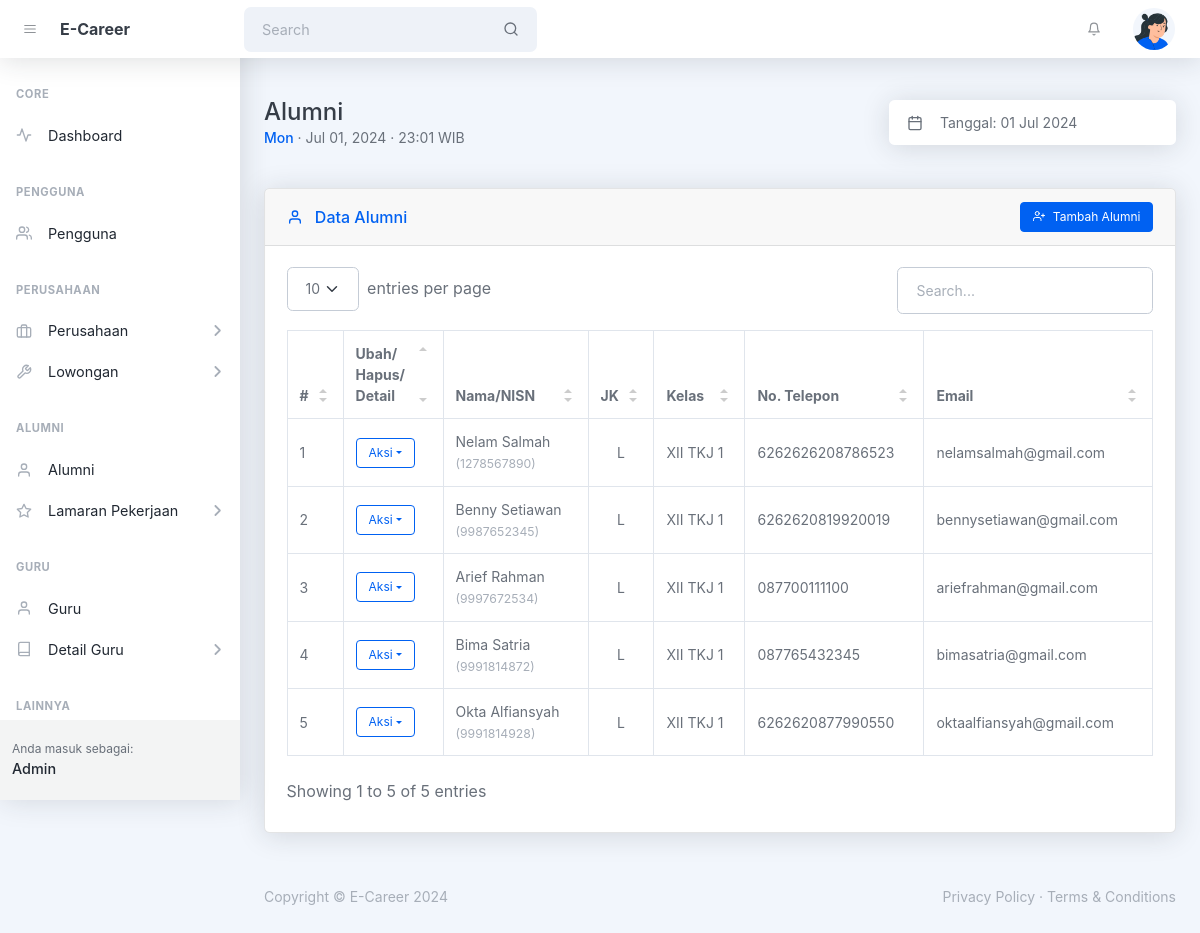
Page /admin/alumni.php (signed in) on the committed database.
### tables this page shows
CREATE TABLE `tbl_alumni` (
  `id` int(10) UNSIGNED NOT NULL,
  `id_pengguna` int(10) UNSIGNED DEFAULT NULL,
  `id_kelas` int(10) UNSIGNED DEFAULT NULL,
  `nisn` varchar(10) NOT NULL,
  `nama_alumni` varchar(128) NOT NULL,
  `jk` enum('l','p') NOT NULL,
  `alamat` varchar(255) NOT NULL,
  `tmp_lahir` varchar(64) NOT NULL,
  `tgl_lahir` date NOT NULL,
  `no_telp` varchar(16) DEFAULT NULL,
  `email` varchar(128) NOT NULL,
  `created_at` timestamp NOT NULL DEFAULT current_timestamp() ON UPDATE current_timestamp(),
  `updated_at` timestamp NULL DEFAULT NULL ON UPDATE current_timestamp()
);

CREATE TABLE `tbl_kelas` (
  `id` int(10) UNSIGNED NOT NULL,
  `id_wali_kelas` int(10) UNSIGNED DEFAULT NULL,
  `nama_kelas` varchar(32) NOT NULL,
  `created_at` timestamp NOT NULL DEFAULT current_timestamp(),
  `updated_at` timestamp NULL DEFAULT NULL ON UPDATE current_timestamp()
);

### helpers/isAccessAllowedHelper.php (called while the page is built, shortened)
<?php
function isAccessAllowed($expected_hak_akses = null): bool {
    include_once '../config/config.php';
    $current_hak_akses = $_SESSION['hak_akses'] ?? null;
    $expected_hak_akses = !is_array($expected_hak_akses)
        ? array($expected_hak_akses)
        : $expected_hak_akses;
    return true;
}
?>

### admin/alumni.php (the view, shortened to what this page needs)
<?php
include '../helpers/isAccessAllowedHelper.php';
if (!isAccessAllowed('admin')) :
  session_destroy();
  echo "<meta http-equiv='refresh' content='0;" . base_url_return('index.php?msg=other_error') . "'>";
else :
  include_once '../config/connection.php';
?>
  <!DOCTYPE html>
  <html lang="en">
  <head>
    <?php include '_partials/head.php' ?>
  </head>
  <body class="nav-fixed">
    <?php include '_partials/topnav.php' ?>
    <div id="layoutSidenav">
      <div id="layoutSidenav_nav">
        <?php include '_partials/sidebar.php' ?>
      </div>
      <div id="layoutSidenav_content">
        <main>
          <div class="container-xl px-4 mt-5">
            <div class="d-flex justify-content-between align-items-sm-center flex-column flex-sm-row mb-4">
              <div class="me-4 mb-3 mb-sm-0">
                <h1 class="mb-0">Alumni</h1>
                <div class="small">
                  <span class="fw-500 text-primary"><?= date('D') ?></span>
                  &middot; <?= date('M d, Y') ?> &middot; <?= date('H:i') ?> WIB
                </div>
              </div>
              <div class="input-group input-group-joined border-0 shadow w-auto">
                <span class="input-group-text"><i data-feather="calendar"></i></span>
                <input class="form-control ps-0 pointer" id="litepickerRangePlugin" value="Tanggal: <?= date('d M Y') ?>" readonly />
              </div>
            </div>
            <div class="card card-header-actions mb-4 mt-5">
              <div class="card-header">
                <div>
                  <i data-feather="user" class="me-2 mt-1"></i>
                  Data Alumni
                </div>
                <button class="btn btn-sm btn-primary toggle_modal_tambah" type="button"><i data-feather="user-plus" class="me-2"></i>Tambah Alumni</button>
              </div>
              <div class="card-body">
                <table id="datatablesSimple">
                  <thead>
                    <tr>
                      <th>#</th>
                        <th>Ubah/<br>Hapus/<br>Detail</th>
                        <th>Nama/NISN</th>
                        <th class="text-center">JK</th>
                        <th>Kelas</th>
                        <th>No. Telepon</th>
                        <th>Email</th>
                    </tr>
                  </thead>
                  <tbody>
                    <?php
                    $no = 1;
                    $query_alumni = mysqli_query($connection,
                      "SELECT
                        a.id AS id_alumni, a.nisn, a.nama_alumni, a.jk, a.alamat, a.tmp_lahir, a.tgl_lahir, a.no_telp, a.email,
                        b.id AS id_kelas, b.nama_kelas,
                        c.id AS id_wali_kelas, c.nama_guru AS nama_wali_kelas,
                        f.id AS id_pengguna, f.username, f.hak_akses
                      FROM tbl_alumni AS a
                      LEFT JOIN tbl_kelas AS b
                        ON b.id = a.id_kelas
                      LEFT JOIN tbl_guru AS c
                        ON c.id = b.id_wali_kelas
                      LEFT JOIN tbl_pengguna AS f
                        ON f.id = a.id_pengguna
                      ORDER BY a.id DESC");
                    while ($alumni = mysqli_fetch_assoc($query_alumni)):
                    ?>
                      <tr>
                        <td><?= $no++ ?></td>
                        <td>
                          <div class="dropdown">
                            <button class="btn btn-sm btn-outline-blue dropdown-toggle" id="dropdownFadeIn" type="button" data-bs-toggle="dropdown" aria-haspopup="true" aria-expanded="false">Aksi</button>
                          </div>
                        </td>
                        <td>
                          <?= htmlspecialchars($alumni['nama_alumni']) ?>
                          <?= "<br><small class='text-muted'>({$alumni['nisn']})</small>" ?>
                        </td>
                        <td><div class="text-center"><?= ucfirst($alumni['jk']) ?></div></td>
                        <td><?= $alumni['nama_kelas'] ?></td>
                        <td><?= $alumni['no_telp'] ?></td>
                        <td><?= $alumni['email'] ?></td>
                      </tr>
                    <?php endwhile ?>
                  </tbody>
                </table>
              </div>
            </div>
          </div>
        </main>
        <?php include '_partials/footer.php' ?>
      </div>
    </div>
  </body>
  </html>
<?php endif ?>

### rows in the picture
tbl_alumni: nama_alumni "Nelam Salmah", nisn "1278567890", jk "L", id_kelas.nama_kelas "XII TKJ 1", no_telp "6262626208786523", email "nelamsalmah@gmail.com"
tbl_alumni: nama_alumni "Benny Setiawan", nisn "9987652345", jk "L", id_kelas.nama_kelas "XII TKJ 1", no_telp "6262620819920019", email "bennysetiawan@gmail.com"
tbl_alumni: nama_alumni "Arief Rahman", nisn "9997672534", jk "L", id_kelas.nama_kelas "XII TKJ 1", no_telp "087700111100", email "ariefrahman@gmail.com"
tbl_alumni: nama_alumni "Bima Satria", nisn "9991814872", jk "L", id_kelas.nama_kelas "XII TKJ 1", no_telp "087765432345", email "bimasatria@gmail.com"
tbl_alumni: nama_alumni "Okta Alfiansyah", nisn "9991814928", jk "L", id_kelas.nama_kelas "XII TKJ 1", no_telp "6262620877990550", email "oktaalfiansyah@gmail.com"

### other values in the picture
SITE_NAME_SHORT "E-Career"
$user_logged_in "Admin"
